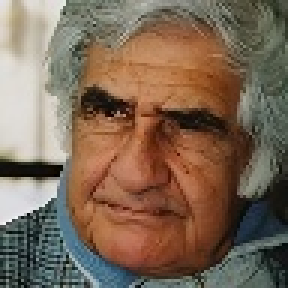
#> input picture dataset/dataoriginalsplit/test/angry/image0015957.jpg, 96 x 96 px (shown 3 times larger); its folder holds only this picture in this run
$ python dataCleaning.py
#> lines starting #> are read from the running program, lines starting #| are printed output that depends on the picture
import os
import cv2
import numpy as np

# Define the input and output directories for data cleaning
input_base_directory = 'dataset/dataoriginalsplit/test'
output_base_directory = 'dataset/datasplit/test'

# Defining the target dimensions for resizing
target_width = 90
target_height = 90

# Defining the range of brightness adjustments
brightness_factor = 1.05

# Loop through subdirectories in the base input directory
for subdirectory in os.listdir(input_base_directory):
    # Get the complete directory path of subdirectory
    input_directory = os.path.join(input_base_directory, subdirectory)
    output_directory = os.path.join(output_base_directory, subdirectory)

    # To Ensure that output directory exists
    os.makedirs(output_directory, exist_ok=True)

    # Loop through the images in the input directory
    for filename in os.listdir(input_directory):
        # Get the complete directory path of images
        input_path = os.path.join(input_directory, filename)
        output_path = os.path.join(output_directory, filename)

        # Load the image into pixels
        image = cv2.imread(input_path)
#> image is the input picture: shape (96, 96, 3); mean B, G, R 85.6, 104, 125.2

        if image is not None:
            # Get the original dimensions of the image
            original_height, original_width, _ = image.shape
#> original_height = 96; original_width = 96

            # Calculate the new dimensions while preserving the aspect ratio
            if original_width > original_height:
                new_width = target_width
                new_height = int(original_height * (target_width / original_width))
            else:
                new_height = target_height
                new_width = int(original_width * (target_height / original_height))
#> new_width = 90

            # Resizing the image to the new dimensions using high-quality interpolation to avoid pixel loss
            resized_image = cv2.resize(image, (new_width, new_height), interpolation=cv2.INTER_LANCZOS4)
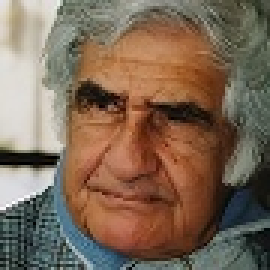
#> resized_image: shape (90, 90, 3) (shown 3 times larger); mean B, G, R 85.7, 104.1, 125.2

            # Create a canvas of the target dimensions
            canvas = 255 * np.ones((target_height, target_width, 3), dtype=np.uint8)

            # Calculate the position to paste the resized image in the canvas
            x_offset = (target_width - new_width) // 2
#> x_offset = 0
            y_offset = (target_height - new_height) // 2

            # Paste the resized image onto the canvas
            canvas[y_offset:y_offset + new_height, x_offset:x_offset + new_width] = resized_image

            # Apply brightness adjustment
            canvas = cv2.convertScaleAbs(canvas, alpha=brightness_factor, beta=0)

            # Save the processed image to the output directory
            cv2.imwrite(output_path, canvas)
#> pass 2 of the loop `for subdirectory in os.listdir(input_base_directory):`:
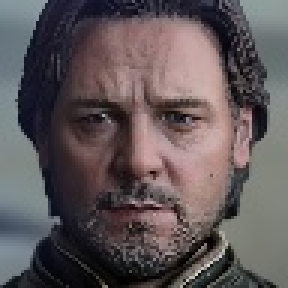
#> input picture dataset/dataoriginalsplit/test/tired/image0009095.jpg, 96 x 96 px (shown 3 times larger)
#> image is the input picture: shape (96, 96, 3); mean B, G, R 88.5, 86.8, 95.5
#> `resized_image = cv2.resize(image, (new_width, new_height), interpolati..`:
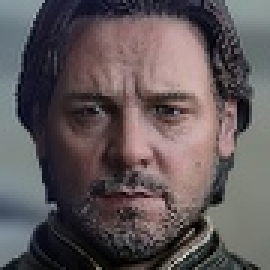
#> resized_image: shape (90, 90, 3) (shown 3 times larger); mean B, G, R 88.5, 86.8, 95.6
